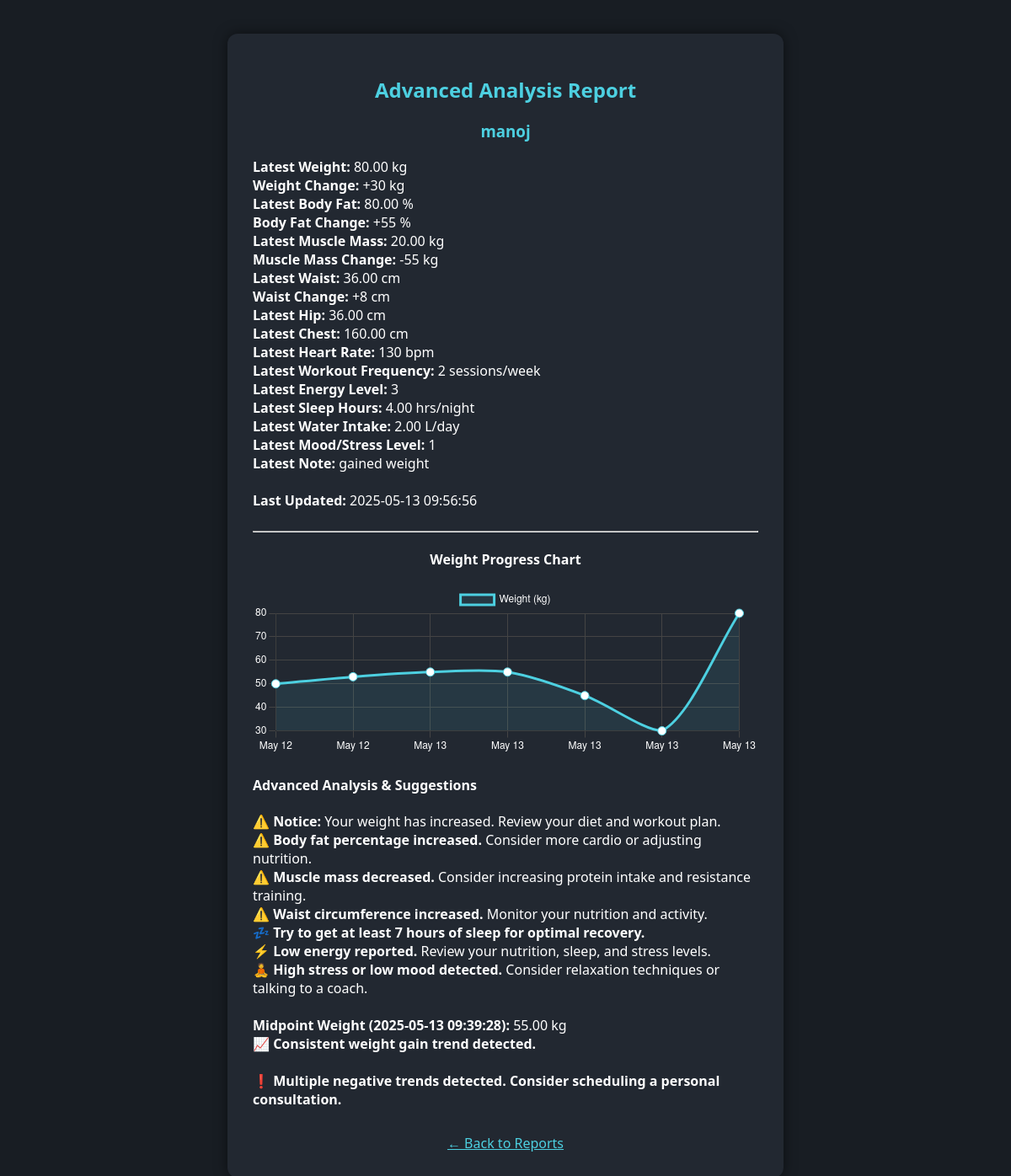
The page /dashboard/analyze_report.php?customer_id=4 (signed in) on the database its author committed.
### tables this page shows
CREATE TABLE `users` (
  `id` int(11) NOT NULL,
  `name` varchar(100) NOT NULL,
  `email` varchar(100) NOT NULL,
  `password` varchar(255) NOT NULL,
  `role` enum('customer','trainer') NOT NULL,
  `created_at` timestamp NOT NULL DEFAULT current_timestamp()
);

CREATE TABLE `progress` (
  `id` int(11) NOT NULL,
  `customer_id` int(11) NOT NULL,
  `weight` decimal(5,2) DEFAULT NULL,
  `body_fat` decimal(5,2) DEFAULT NULL,
  `muscle_mass` decimal(5,2) DEFAULT NULL,
  `waist` decimal(5,2) DEFAULT NULL,
  `hip` decimal(5,2) DEFAULT NULL,
  `chest` decimal(5,2) DEFAULT NULL,
  `heart_rate` int(11) DEFAULT NULL,
  `workout_freq` int(11) DEFAULT NULL,
  `energy` int(11) DEFAULT NULL,
  `sleep` decimal(4,2) DEFAULT NULL,
  `water` decimal(4,2) DEFAULT NULL,
  `mood` int(11) DEFAULT NULL,
  `note` text DEFAULT NULL,
  `created_at` datetime DEFAULT current_timestamp()
);

### dashboard/analyze_report.php (the view, shortened to what this page needs)
<?php
require_once("../includes/db.php");
$customer_id = intval($_GET['customer_id']);
$stmt = $pdo->prepare("SELECT name FROM users WHERE id = ?");
$stmt->execute([$customer_id]);
$customer = $stmt->fetch(PDO::FETCH_ASSOC);
$stmt = $pdo->prepare("SELECT * FROM progress WHERE customer_id = ? ORDER BY created_at DESC");
$stmt->execute([$customer_id]);
$progress = $stmt->fetchAll(PDO::FETCH_ASSOC);
$latest = $progress[0];
$earliest = end($progress);
$weight_change = $latest['weight'] - $earliest['weight'];
$body_fat_change = $latest['body_fat'] - $earliest['body_fat'];
$muscle_mass_change = $latest['muscle_mass'] - $earliest['muscle_mass'];
$waist_change = $latest['waist'] - $earliest['waist'];
$dates = [];
$weights = [];
foreach (array_reverse($progress) as $row) {
    $dates[] = date('M d', strtotime($row['created_at']));
    $weights[] = $row['weight'];
}
?>
<!DOCTYPE html>
<html lang="en">
<head>
</head>
<body>
<div class="report-container">
    <h2>Advanced Analysis Report</h2>
    <h3><?= htmlspecialchars($customer['name']) ?></h3>
    <div class="section">
        <strong>Latest Weight:</strong> <?= htmlspecialchars($latest['weight']) ?> kg<br>
        <strong>Weight Change:</strong> <?= ($weight_change >= 0 ? "+" : "") . htmlspecialchars($weight_change) ?> kg<br>
        <strong>Latest Body Fat:</strong> <?= htmlspecialchars($latest['body_fat']) ?> %<br>
        <strong>Body Fat Change:</strong> <?= ($body_fat_change >= 0 ? "+" : "") . htmlspecialchars($body_fat_change) ?> %<br>
        <strong>Latest Muscle Mass:</strong> <?= htmlspecialchars($latest['muscle_mass']) ?> kg<br>
        <strong>Muscle Mass Change:</strong> <?= ($muscle_mass_change >= 0 ? "+" : "") . htmlspecialchars($muscle_mass_change) ?> kg<br>
        <strong>Latest Waist:</strong> <?= htmlspecialchars($latest['waist']) ?> cm<br>
        <strong>Waist Change:</strong> <?= ($waist_change >= 0 ? "+" : "") . htmlspecialchars($waist_change) ?> cm<br>
        <strong>Latest Hip:</strong> <?= htmlspecialchars($latest['hip']) ?> cm<br>
        <strong>Latest Chest:</strong> <?= htmlspecialchars($latest['chest']) ?> cm<br>
        <strong>Latest Heart Rate:</strong> <?= htmlspecialchars($latest['heart_rate']) ?> bpm<br>
        <strong>Latest Workout Frequency:</strong> <?= htmlspecialchars($latest['workout_freq']) ?> sessions/week<br>
        <strong>Latest Energy Level:</strong> <?= htmlspecialchars($latest['energy']) ?><br>
        <strong>Latest Sleep Hours:</strong> <?= htmlspecialchars($latest['sleep']) ?> hrs/night<br>
        <strong>Latest Water Intake:</strong> <?= htmlspecialchars($latest['water']) ?> L/day<br>
        <strong>Latest Mood/Stress Level:</strong> <?= htmlspecialchars($latest['mood']) ?><br>
        <strong>Latest Note:</strong> <?= nl2br(htmlspecialchars($latest['note'])) ?><br>
        <strong>Last Updated:</strong> <?= htmlspecialchars($latest['created_at']) ?><br>
    </div>
    <hr>
    <div class="section">
        <h4 style="text-align:center;">Weight Progress Chart</h4>
        <canvas id="weightChart" height="100"></canvas>
    </div>
    <script>
        const ctx = document.getElementById('weightChart').getContext('2d');
        const weightChart = new Chart(ctx, {
            type: 'line',
            data: {
                labels: <?= json_encode($dates) ?>,
                datasets: [{
                    label: 'Weight (kg)',
                    data: <?= json_encode($weights) ?>,
                    borderColor: '#4dd0e1',
                    backgroundColor: 'rgba(77,208,225,0.1)',
                    tension: 0.3,
                    pointBackgroundColor: '#fff',
                    pointBorderColor: '#4dd0e1',
                    pointRadius: 5,
                    fill: true
                }]
            },
            options: {
                scales: {
                    y: {
                        beginAtZero: false,
                        ticks: { color: '#fff' },
                        grid: { color: '#444' }
                    },
                    x: {
                        ticks: { color: '#fff' },
                        grid: { color: '#444' }
                    }
                },
                plugins: {
                    legend: { labels: { color: '#fff' } }
                }
            }
        });
    </script>
    <div class="section">
        <h4>Advanced Analysis & Suggestions</h4>
        <?php
        if ($weight_change < 0) {
            echo "✅ <strong>Good job!</strong> You've lost weight since your first record.<br>";
        } elseif ($weight_change > 0) {
            echo "⚠️ <strong>Notice:</strong> Your weight has increased. Review your diet and workout plan.<br>";
        } else {
            echo "ℹ️ <strong>Stable:</strong> Your weight is stable.<br>";
        }
        if ($body_fat_change < 0) {
            echo "✅ <strong>Body fat percentage has decreased.</strong> Keep up the good work!<br>";
        } elseif ($body_fat_change > 0) {
            echo "⚠️ <strong>Body fat percentage increased.</strong> Consider more cardio or adjusting nutrition.<br>";
        } else {
            echo "ℹ️ <strong>Body fat is stable.</strong><br>";
        }
        if ($muscle_mass_change > 0) {
            echo "✅ <strong>Muscle mass increased.</strong> Great progress in strength training!<br>";
        } elseif ($muscle_mass_change < 0) {
            echo "⚠️ <strong>Muscle mass decreased.</strong> Consider increasing protein intake and resistance training.<br>";
        } else {
            echo "ℹ️ <strong>Muscle mass is stable.</strong><br>";
        }
        if ($waist_change < 0) {
            echo "✅ <strong>Waist circumference decreased.</strong> Indicates fat loss.<br>";
        } elseif ($waist_change > 0) {
            echo "⚠️ <strong>Waist circumference increased.</strong> Monitor your nutrition and activity.<br>";
        } else {
            echo "ℹ️ <strong>Waist circumference is stable.</strong><br>";
        }
        if ($latest['sleep'] < 7) {
            echo "💤 <strong>Try to get at least 7 hours of sleep for optimal recovery.</strong><br>";
        }
        if ($latest['energy'] < 5) {
            echo "⚡ <strong>Low energy reported.</strong> Review your nutrition, sleep, and stress levels.<br>";
        }
        if ($latest['mood'] < 5) {
            echo "🧘 <strong>High stress or low mood detected.</strong> Consider relaxation techniques or talking to a coach.<br>";
        }
        if (count($progress) > 2) {
            $mid = $progress[intval(count($progress)/2)];
            $mid_weight = $mid['weight'];
            $mid_date = $mid['created_at'];
            echo "<br><strong>Midpoint Weight (" . htmlspecialchars($mid_date) . "):</strong> " . htmlspecialchars($mid_weight) . " kg<br>";
            if ($latest['weight'] < $mid_weight && $mid_weight < $earliest['weight']) {
                echo "📉 <strong>Consistent weight loss trend detected.</strong><br>";
            } elseif ($latest['weight'] > $mid_weight && $mid_weight > $earliest['weight']) {
                echo "📈 <strong>Consistent weight gain trend detected.</strong><br>";
            } else {
                echo "🔄 <strong>Fluctuating weight trend detected.</strong><br>";
            }
        }
        $negative = 0;
        if ($weight_change > 0) $negative++;
        if ($body_fat_change > 0) $negative++;
        if ($latest['energy'] < 5) $negative++;
        if ($latest['mood'] < 5) $negative++;
        if ($negative >= 3) {
            echo "<br>❗ <strong>Multiple negative trends detected. Consider scheduling a personal consultation.</strong><br>";
        }
        ?>
    </div>
    <a class="back-link" href="trainer.php?view_report_list=1">← Back to Reports</a>
</div>
</body>
</html>

### dashboard/analyze_report.php (style rules this page uses)
body { background: #181d23; color: #fff; font-family: 'Segoe UI', sans-serif; }
.report-container { max-width: 600px; margin: 40px auto; background: #222831; padding: 30px; border-radius: 12px; box-shadow: 0 0 15px rgba(0,0,0,0.5); }
h2, h3 { color: #4dd0e1; text-align: center; }
.section { margin-bottom: 25px; }
.back-link { color: #4dd0e1; display: block; text-align: center; margin-top: 30px; }

### rows shown on the page
users: name "manoj"
progress: weight "80.00", body_fat "80.00", muscle_mass "20.00", waist "36.00", hip "36.00", chest "160.00", heart_rate "130", workout_freq "2", energy "3", sleep "4.00", water "2.00", mood "1", note "gained weight", created_at "2025-05-13 09:56:56"
progress: created_at "2025-05-13 09:39:28", weight "55.00"

### other values the page prints
$weight_change "30"
$body_fat_change "55"
$muscle_mass_change "-55"
$waist_change "8"
chart data {{ json_encode($weights) }} ["50.00","53.00","55.00","55.00","45.00","30.00","80.00"]
